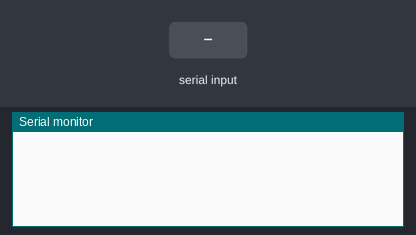
Recording of a sketch running on a simulated Arduino Uno, built with avr-gcc and run on an emulated ATmega328P. Shown: the last lines printed to the serial monitor. Inputs (shaded band) come from the test bench.

Above: at 1.2 s.
1.3 s: "90,45,200\n" received over Serial
At 2.5 s:
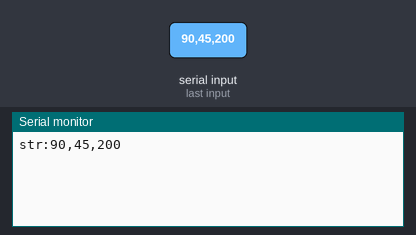
2.8 s: "90,45\n" received over Serial
At 3.3 s:
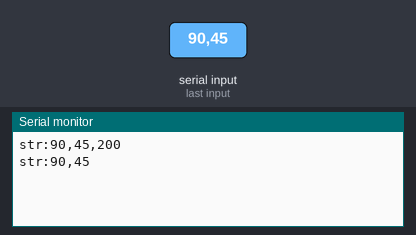
4.3 s: "0\n" received over Serial
At 5.4 s:
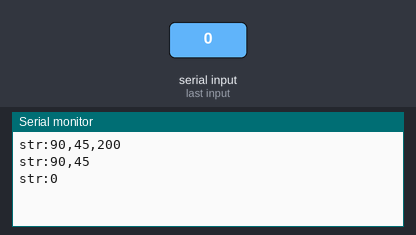

Measured:
- after the input at 1.3 s, the serial monitor: prints a new line at once (image 1)
- after the input at 2.8 s, the serial monitor: prints a new line at once (image 2)
- after the input at 4.3 s, the serial monitor: prints a new line at once (image 3)

The sketch:

led_arduino.ino
```cpp
#include <FastLED.h>
#include <string.h>
#include <stdio.h>

#define SERIAL_RX_BUFFER_SIZE 2048
#define SERIAL_TX_BUFFER_SIZE 2048

// Define NUM of LEDs
#define NUM_LEDS_0 12
#define NUM_LEDS_1 12
#define NUM_LEDS_2 12

// Define PIN for LEDs
#define LED_0_PIN 6
#define LED_1_PIN 10
#define LED_2_PIN 9

// Define LED arrays
CRGB leds_0[NUM_LEDS_0];
CRGB leds_1[NUM_LEDS_1];
CRGB leds_2[NUM_LEDS_1];

// Define parameters
String com_str = "";
const char s[4] = ",";
char *token;
int count = 0;
int led_info[2] = {0};
int l_1 = 4;
int l_2 = 2;

void setup()
{
    // Add LEDs
    FastLED.addLeds<WS2812, LED_0_PIN, GRB>(leds_0, NUM_LEDS_0);
    FastLED.addLeds<WS2812, LED_1_PIN, GRB>(leds_1, NUM_LEDS_1);
    FastLED.addLeds<WS2812, LED_2_PIN, GRB>(leds_2, NUM_LEDS_2);

    // Init LED arrays
    for (int i = 0; i < NUM_LEDS_0; i++)
    {
        leds_0[i] = CRGB(l_1, l_1, l_1);
    }
    for (int i = 0; i < NUM_LEDS_1; i++)
    {
        leds_1[i] = CRGB(0, l_2, l_2);
    }

    for (int i = 0; i < NUM_LEDS_2; i++)
    {
        leds_2[i] = CRGB(0, l_2, l_2);
    }

    // Start serial
    Serial.begin(115200);
    Serial.setTimeout(1);
}

void loop()
{
    // Read string from serial
    while (Serial.available() > 0)
    {
        com_str += char(Serial.read());
        delay(2);
    }

    if (com_str.length() != 0)
    {
        // Print string to serial
        Serial.println("str:" + com_str);

        // Split string
        char *str_c = (char *)com_str.c_str();
        token = strtok(str_c, s);
        count = 0;
        while (token != 0)
        {
            led_info[count] = atoi(token);
            count += 1;
            token = strtok(0, s);
        }
        com_str = "";

        // Set LEDs by splited data
        int led_data[12] = {0};
        led_data[led_info[0]] = led_info[1];
        if (led_info[0] == 0)
        {
            led_data[11] = led_info[1] / 2;
            led_data[1] = led_info[1] / 2;
        }
        else if (led_info[0] == 11)
        {
            led_data[10] = led_info[1] / 2;
            led_data[0] = led_info[1] / 2;
        }
        else
        {
            led_data[led_info[0] - 1] = led_info[1] / 2;
            led_data[led_info[0] + 1] = led_info[1] / 2;
        }
        for (int i = 0; i < NUM_LEDS_1; i++)
        {
            int x = led_data[i];
            if (x > l_2)
            {
                leds_1[i] = CRGB(0, x, x);
                leds_2[i] = CRGB(0, x, x);
            }
            else
            {
                leds_1[i] = CRGB(0, l_2, l_2);
                leds_2[i] = CRGB(0, l_2, l_2);
            }
        }
    }
}
```
